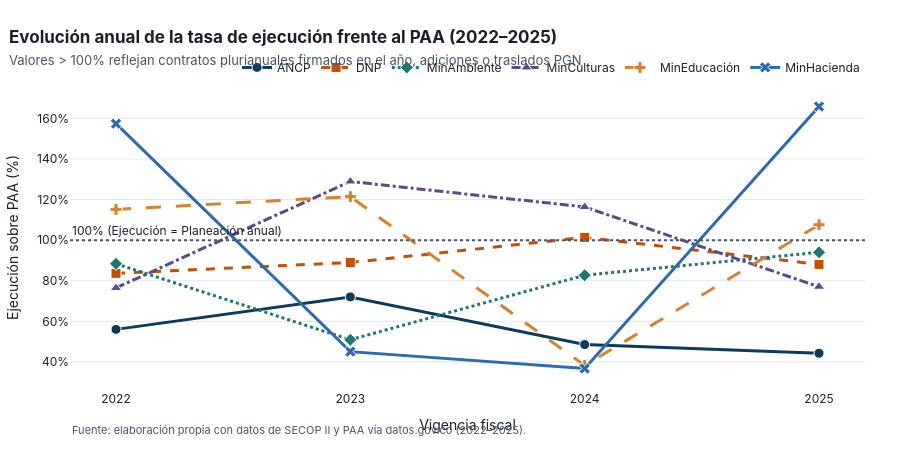

The cell this chart's notebook holds for it:
### Code cell
fig_evolucion = graficar_evolucion_tasa_ejecucion(df_resumen, usar_base_ajustada=True)
fig_evolucion

### Figure 1 — Plotly figure (JSON) as saved in the notebook; plotly's stock layout.template omitted (floating-point values rounded to 4 significant figures)
{"data": [{"customdata": [[62.22, 34.86, 82.0], [61.36, 44.2, 47.0], [79.02, 38.37, 33.0], [128.4, 56.84, 17.0]], "hovertemplate": "<b>ANCP (%{x})</b><br>Tasa de ejecución: %{y:.1f}%<br>PAA ajustado: $%{customdata[0]:,.2f} MM<br>Ejecutado: $%{customdata[1]:,.2f} MM<br>Versiones publicadas del PAA: %{customdata[2]}<extra></extra>", "line": {"color": "#0B3C5D", "dash": "solid", "width": 3}, "marker": {"color": "#0B3C5D", "line": {"color": "white", "width": 1}, "size": 10, "symbol": "circle"}, "mode": "lines+markers", "name": "ANCP", "type": "scatter", "x": [2022, 2023, 2024, 2025], "y": [56.03, 72.03, 48.55, 44.26]}, {"customdata": [[200.2, 167.5, 29.0], [180.1, 160.3, 38.0], [217.3, 220.3, 53.0], [185.6, 163.4, 33.0]], "hovertemplate": "<b>DNP (%{x})</b><br>Tasa de ejecución: %{y:.1f}%<br>PAA ajustado: $%{customdata[0]:,.2f} MM<br>Ejecutado: $%{customdata[1]:,.2f} MM<br>Versiones publicadas del PAA: %{customdata[2]}<extra></extra>", "line": {"color": "#C84E00", "dash": "dash", "width": 3}, "marker": {"color": "#C84E00", "line": {"color": "white", "width": 1}, "size": 10, "symbol": "square"}, "mode": "lines+markers", "name": "DNP", "type": "scatter", "x": [2022, 2023, 2024, 2025], "y": [83.65, 88.98, 101.4, 88.05]}, {"customdata": [[125.6, 111.0, 27.0], [607.4, 309.3, 28.0], [129.4, 107.1, 21.0], [114.7, 107.9, 22.0]], "hovertemplate": "<b>MinAmbiente (%{x})</b><br>Tasa de ejecución: %{y:.1f}%<br>PAA ajustado: $%{customdata[0]:,.2f} MM<br>Ejecutado: $%{customdata[1]:,.2f} MM<br>Versiones publicadas del PAA: %{customdata[2]}<extra></extra>", "line": {"color": "#1D7874", "dash": "dot", "width": 3}, "marker": {"color": "#1D7874", "line": {"color": "white", "width": 1}, "size": 10, "symbol": "diamond"}, "mode": "lines+markers", "name": "MinAmbiente", "type": "scatter", "x": [2022, 2023, 2024, 2025], "y": [88.36, 50.92, 82.72, 94.01]}, {"customdata": [[256.8, 196.3, 37.0], [409.7, 528.1, 40.0], [649.7, 756.0, 45.0], [677.0, 521.5, 42.0]], "hovertemplate": "<b>MinCulturas (%{x})</b><br>Tasa de ejecución: %{y:.1f}%<br>PAA ajustado: $%{customdata[0]:,.2f} MM<br>Ejecutado: $%{customdata[1]:,.2f} MM<br>Versiones publicadas del PAA: %{customdata[2]}<extra></extra>", "line": {"color": "#5B4B8A", "dash": "dashdot", "width": 3}, "marker": {"color": "#5B4B8A", "line": {"color": "white", "width": 1}, "size": 10, "symbol": "triangle-up"}, "mode": "lines+markers", "name": "MinCulturas", "type": "scatter", "x": [2022, 2023, 2024, 2025], "y": [76.46, 128.9, 116.4, 77.03]}, {"customdata": [[237.1, 273.0, 40.0], [1365.0, 1658.0, 57.0], [1414.0, 540.6, 43.0], [971.0, 1045.0, 50.0]], "hovertemplate": "<b>MinEducación (%{x})</b><br>Tasa de ejecución: %{y:.1f}%<br>PAA ajustado: $%{customdata[0]:,.2f} MM<br>Ejecutado: $%{customdata[1]:,.2f} MM<br>Versiones publicadas del PAA: %{customdata[2]}<extra></extra>", "line": {"color": "#D9822B", "dash": "longdash", "width": 3}, "marker": {"color": "#D9822B", "line": {"color": "white", "width": 1}, "size": 10, "symbol": "cross"}, "mode": "lines+markers", "name": "MinEducación", "type": "scatter", "x": [2022, 2023, 2024, 2025], "y": [115.1, 121.5, 38.23, 107.6]}, {"customdata": [[73.27, 115.3, 44.0], [489.7, 220.7, 56.0], [597.5, 219.6, 64.0], [111.9, 185.6, 62.0]], "hovertemplate": "<b>MinHacienda (%{x})</b><br>Tasa de ejecución: %{y:.1f}%<br>PAA ajustado: $%{customdata[0]:,.2f} MM<br>Ejecutado: $%{customdata[1]:,.2f} MM<br>Versiones publicadas del PAA: %{customdata[2]}<extra></extra>", "line": {"color": "#2B6CB0", "dash": "solid", "width": 3}, "marker": {"color": "#2B6CB0", "line": {"color": "white", "width": 1}, "size": 10, "symbol": "x"}, "mode": "lines+markers", "name": "MinHacienda", "type": "scatter", "x": [2022, 2023, 2024, 2025], "y": [157.4, 45.07, 36.76, 165.9]}], "layout": {"annotations": [{"showarrow": false, "text": "100% (Ejecución = Planeación anual)", "x": 0, "xanchor": "left", "xref": "x domain", "y": 100, "yanchor": "bottom", "yref": "y"}, {"font": {"color": "#4A5568", "size": 11}, "showarrow": false, "text": "Fuente: elaboración propia con datos de SECOP II y PAA vía datos.gov.co (2022–2025).", "x": 0.0, "xanchor": "left", "xref": "paper", "y": -0.16, "yref": "paper"}], "font": {"color": "#1A202C", "family": "Inter, Arial, sans-serif", "size": 12}, "height": 470, "hoverlabel": {"bgcolor": "white", "font": {"family": "Inter, Arial, sans-serif", "size": 12}}, "legend": {"font": {"size": 12}, "orientation": "h", "x": 1.0, "xanchor": "right", "y": 1.01, "yanchor": "bottom"}, "margin": {"b": 80, "l": 60, "r": 35, "t": 85}, "paper_bgcolor": "white", "plot_bgcolor": "white", "shapes": [{"line": {"color": "#4A5568", "dash": "dot"}, "type": "line", "x0": 0, "x1": 1, "xref": "x domain", "y0": 100, "y1": 100, "yref": "y"}], "title": {"font": {"color": "#1A202C", "size": 17}, "text": "<b>Evolución anual de la tasa de ejecución frente al PAA (2022–2025)</b><br><span style='font-size:13px;color:#4A5568'>Valores > 100% reflejan contratos plurianuales firmados en el año, adiciones o traslados PGN</span>", "x": 0.01, "xanchor": "left"}, "xaxis": {"tickmode": "array", "tickvals": [2022, 2023, 2024, 2025], "title": {"text": "Vigencia fiscal"}}, "yaxis": {"gridcolor": "#E2E8F0", "ticksuffix": "%", "title": {"text": "Ejecución sobre PAA (%)"}}}}
